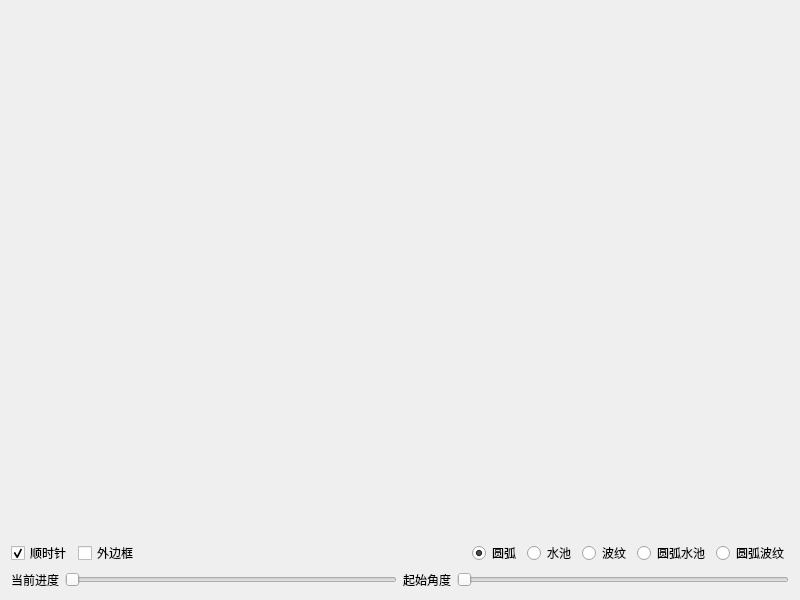
<?xml version="1.0" encoding="UTF-8"?>
<ui version="4.0">
 <class>frmProgressPercent</class>
 <widget class="QWidget" name="frmProgressPercent">
  <property name="geometry">
   <rect>
    <x>0</x>
    <y>0</y>
    <width>800</width>
    <height>600</height>
   </rect>
  </property>
  <property name="windowTitle">
   <string>Form</string>
  </property>
  <layout class="QGridLayout" name="gridLayout_2">
   <item row="1" column="0">
    <widget class="QWidget" name="widgeta" native="true">
     <layout class="QHBoxLayout" name="horizontalLayout1">
      <property name="leftMargin">
       <number>0</number>
      </property>
      <property name="topMargin">
       <number>0</number>
      </property>
      <property name="rightMargin">
       <number>0</number>
      </property>
      <property name="bottomMargin">
       <number>0</number>
      </property>
      <item>
       <widget class="QCheckBox" name="ckClockWise">
        <property name="text">
         <string>顺时针</string>
        </property>
        <property name="checked">
         <bool>true</bool>
        </property>
       </widget>
      </item>
      <item>
       <widget class="QCheckBox" name="ckBorderOut">
        <property name="text">
         <string>外边框</string>
        </property>
       </widget>
      </item>
      <item>
       <spacer name="horizontalSpacer">
        <property name="orientation">
         <enum>Qt::Horizontal</enum>
        </property>
        <property name="sizeHint" stdset="0">
         <size>
          <width>40</width>
          <height>20</height>
         </size>
        </property>
       </spacer>
      </item>
     </layout>
    </widget>
   </item>
   <item row="1" column="1">
    <widget class="QWidget" name="widgetb" native="true">
     <layout class="QHBoxLayout" name="horizontalLayout2">
      <property name="leftMargin">
       <number>0</number>
      </property>
      <property name="topMargin">
       <number>0</number>
      </property>
      <property name="rightMargin">
       <number>0</number>
      </property>
      <property name="bottomMargin">
       <number>0</number>
      </property>
      <item>
       <widget class="QRadioButton" name="rbtnArc">
        <property name="text">
         <string>圆弧</string>
        </property>
        <property name="checked">
         <bool>true</bool>
        </property>
       </widget>
      </item>
      <item>
       <widget class="QRadioButton" name="rbtnPolo">
        <property name="text">
         <string>水池</string>
        </property>
       </widget>
      </item>
      <item>
       <widget class="QRadioButton" name="rbtnWave">
        <property name="text">
         <string>波纹</string>
        </property>
       </widget>
      </item>
      <item>
       <widget class="QRadioButton" name="rbtnArcPolo">
        <property name="text">
         <string>圆弧水池</string>
        </property>
       </widget>
      </item>
      <item>
       <widget class="QRadioButton" name="rbtnArcWave">
        <property name="text">
         <string>圆弧波纹</string>
        </property>
       </widget>
      </item>
     </layout>
    </widget>
   </item>
   <item row="2" column="0" colspan="2">
    <widget class="QWidget" name="widgetc" native="true">
     <layout class="QHBoxLayout" name="horizontalLayout3">
      <property name="leftMargin">
       <number>0</number>
      </property>
      <property name="topMargin">
       <number>0</number>
      </property>
      <property name="rightMargin">
       <number>0</number>
      </property>
      <property name="bottomMargin">
       <number>0</number>
      </property>
      <item>
       <widget class="QLabel" name="lavValue">
        <property name="text">
         <string>当前进度</string>
        </property>
       </widget>
      </item>
      <item>
       <widget class="QSlider" name="horizontalSlider1">
        <property name="maximum">
         <number>100</number>
        </property>
        <property name="orientation">
         <enum>Qt::Horizontal</enum>
        </property>
       </widget>
      </item>
      <item>
       <widget class="QLabel" name="labNullPosition">
        <property name="text">
         <string>起始角度</string>
        </property>
       </widget>
      </item>
      <item>
       <widget class="QSlider" name="horizontalSlider2">
        <property name="maximum">
         <number>360</number>
        </property>
        <property name="orientation">
         <enum>Qt::Horizontal</enum>
        </property>
       </widget>
      </item>
     </layout>
    </widget>
   </item>
   <item row="0" column="0" colspan="2">
    <widget class="QWidget" name="widget" native="true">
     <property name="styleSheet">
      <string notr="true">QWidget#widget{border-image: url(:/image/liuyifei.jpg);}</string>
     </property>
     <layout class="QGridLayout" name="gridLayout">
      <item row="0" column="0">
       <widget class="ProgressPercent" name="progressPercent1">
        <property name="sizePolicy">
         <sizepolicy hsizetype="Preferred" vsizetype="Expanding">
          <horstretch>0</horstretch>
          <verstretch>0</verstretch>
         </sizepolicy>
        </property>
       </widget>
      </item>
      <item row="0" column="1">
       <widget class="ProgressPercent" name="progressPercent2">
        <property name="sizePolicy">
         <sizepolicy hsizetype="Preferred" vsizetype="Expanding">
          <horstretch>0</horstretch>
          <verstretch>0</verstretch>
         </sizepolicy>
        </property>
       </widget>
      </item>
      <item row="0" column="2">
       <widget class="ProgressPercent" name="progressPercent3">
        <property name="sizePolicy">
         <sizepolicy hsizetype="Preferred" vsizetype="Expanding">
          <horstretch>0</horstretch>
          <verstretch>0</verstretch>
         </sizepolicy>
        </property>
       </widget>
      </item>
      <item row="1" column="0">
       <widget class="ProgressPercent" name="progressPercent4">
        <property name="sizePolicy">
         <sizepolicy hsizetype="Preferred" vsizetype="Expanding">
          <horstretch>0</horstretch>
          <verstretch>0</verstretch>
         </sizepolicy>
        </property>
       </widget>
      </item>
      <item row="1" column="1">
       <widget class="ProgressPercent" name="progressPercent5">
        <property name="sizePolicy">
         <sizepolicy hsizetype="Preferred" vsizetype="Expanding">
          <horstretch>0</horstretch>
          <verstretch>0</verstretch>
         </sizepolicy>
        </property>
       </widget>
      </item>
      <item row="1" column="2">
       <widget class="ProgressPercent" name="progressPercent6">
        <property name="sizePolicy">
         <sizepolicy hsizetype="Preferred" vsizetype="Expanding">
          <horstretch>0</horstretch>
          <verstretch>0</verstretch>
         </sizepolicy>
        </property>
       </widget>
      </item>
     </layout>
    </widget>
   </item>
  </layout>
 </widget>
 <layoutdefault spacing="6" margin="11"/>
 <customwidgets>
  <customwidget>
   <class>ProgressPercent</class>
   <extends>QWidget</extends>
   <header>progresspercent.h</header>
   <container>1</container>
   <slots>
    <slot>setValue(int)</slot>
   </slots>
  </customwidget>
 </customwidgets>
 <resources/>
 <connections/>
</ui>
